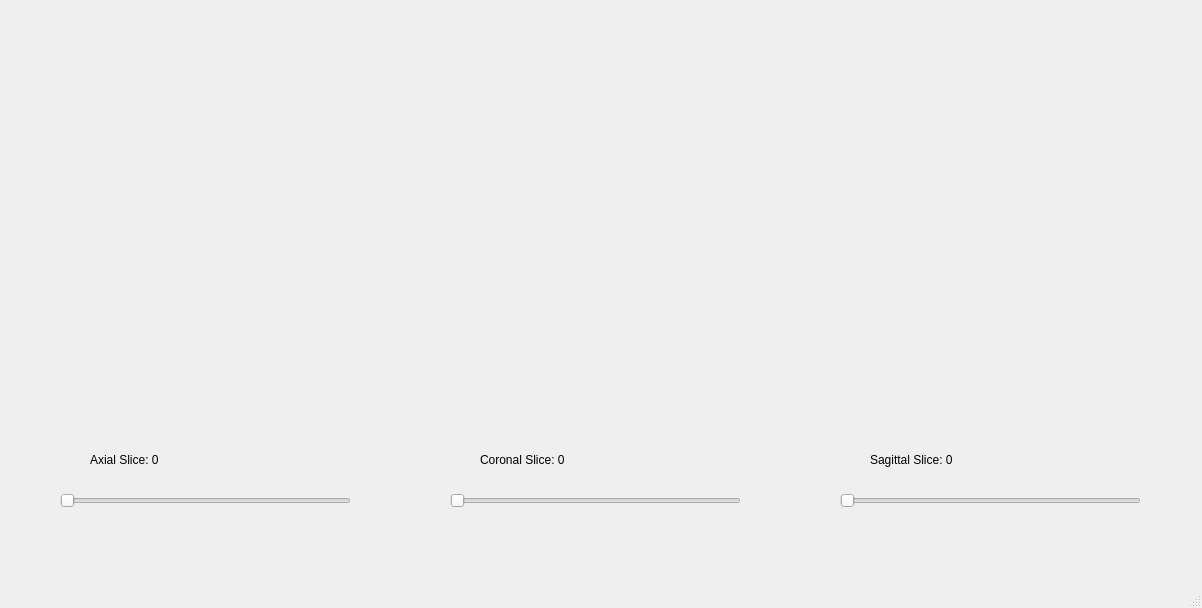
<?xml version="1.0" encoding="UTF-8"?>
<ui version="4.0">
 <class>MainWindow</class>
 <widget class="QMainWindow" name="MainWindow">
  <property name="geometry">
   <rect>
    <x>0</x>
    <y>0</y>
    <width>1202</width>
    <height>608</height>
   </rect>
  </property>
  <property name="windowTitle">
   <string>Visualizador de archivos DICOM</string>
  </property>
  <widget class="QWidget" name="centralwidget">
   <widget class="QWidget" name="horizontalLayoutWidget">
    <property name="geometry">
     <rect>
      <x>20</x>
      <y>20</y>
      <width>371</width>
      <height>521</height>
     </rect>
    </property>
    <layout class="QHBoxLayout" name="horizontalLayout">
     <item>
      <widget class="QWidget" name="axial_container" native="true">
       <widget class="QWidget" name="verticalLayoutWidget">
        <property name="geometry">
         <rect>
          <x>0</x>
          <y>0</y>
          <width>371</width>
          <height>411</height>
         </rect>
        </property>
        <layout class="QVBoxLayout" name="verticalLayout">
         <item>
          <widget class="QWidget" name="axial_canvas_widget" native="true"/>
         </item>
        </layout>
       </widget>
       <widget class="QSlider" name="axial_slider">
        <property name="geometry">
         <rect>
          <x>40</x>
          <y>470</y>
          <width>291</width>
          <height>22</height>
         </rect>
        </property>
        <property name="orientation">
         <enum>Qt::Horizontal</enum>
        </property>
       </widget>
       <widget class="QLabel" name="axial_label">
        <property name="geometry">
         <rect>
          <x>70</x>
          <y>430</y>
          <width>81</width>
          <height>20</height>
         </rect>
        </property>
        <property name="text">
         <string>Axial Slice: 0</string>
        </property>
       </widget>
      </widget>
     </item>
    </layout>
   </widget>
   <widget class="QWidget" name="horizontalLayoutWidget_2">
    <property name="geometry">
     <rect>
      <x>410</x>
      <y>20</y>
      <width>371</width>
      <height>521</height>
     </rect>
    </property>
    <layout class="QHBoxLayout" name="horizontalLayout_2">
     <item>
      <widget class="QWidget" name="coronal_container" native="true">
       <widget class="QWidget" name="verticalLayoutWidget_2">
        <property name="geometry">
         <rect>
          <x>0</x>
          <y>0</y>
          <width>371</width>
          <height>411</height>
         </rect>
        </property>
        <layout class="QVBoxLayout" name="verticalLayout_2">
         <item>
          <widget class="QWidget" name="coronal_canvas_widget" native="true"/>
         </item>
        </layout>
       </widget>
       <widget class="QSlider" name="coronal_slider">
        <property name="geometry">
         <rect>
          <x>40</x>
          <y>470</y>
          <width>291</width>
          <height>22</height>
         </rect>
        </property>
        <property name="orientation">
         <enum>Qt::Horizontal</enum>
        </property>
       </widget>
       <widget class="QLabel" name="coronal_label">
        <property name="geometry">
         <rect>
          <x>70</x>
          <y>430</y>
          <width>111</width>
          <height>20</height>
         </rect>
        </property>
        <property name="text">
         <string>Coronal Slice: 0</string>
        </property>
       </widget>
      </widget>
     </item>
    </layout>
   </widget>
   <widget class="QWidget" name="horizontalLayoutWidget_3">
    <property name="geometry">
     <rect>
      <x>800</x>
      <y>20</y>
      <width>371</width>
      <height>521</height>
     </rect>
    </property>
    <layout class="QHBoxLayout" name="horizontalLayout_4">
     <item>
      <widget class="QWidget" name="sagittal_container" native="true">
       <widget class="QWidget" name="verticalLayoutWidget_4">
        <property name="geometry">
         <rect>
          <x>0</x>
          <y>0</y>
          <width>371</width>
          <height>411</height>
         </rect>
        </property>
        <layout class="QVBoxLayout" name="verticalLayout_4">
         <item>
          <widget class="QWidget" name="sagittal_canvas_widget" native="true"/>
         </item>
        </layout>
       </widget>
       <widget class="QSlider" name="sagittal_slider">
        <property name="geometry">
         <rect>
          <x>40</x>
          <y>470</y>
          <width>301</width>
          <height>22</height>
         </rect>
        </property>
        <property name="orientation">
         <enum>Qt::Horizontal</enum>
        </property>
       </widget>
       <widget class="QLabel" name="sagittal_label">
        <property name="geometry">
         <rect>
          <x>70</x>
          <y>430</y>
          <width>131</width>
          <height>20</height>
         </rect>
        </property>
        <property name="text">
         <string>Sagittal Slice: 0</string>
        </property>
       </widget>
      </widget>
     </item>
    </layout>
   </widget>
  </widget>
  <widget class="QMenuBar" name="menubar">
   <property name="geometry">
    <rect>
     <x>0</x>
     <y>0</y>
     <width>1202</width>
     <height>26</height>
    </rect>
   </property>
  </widget>
  <widget class="QStatusBar" name="statusbar"/>
 </widget>
 <resources/>
 <connections/>
</ui>
